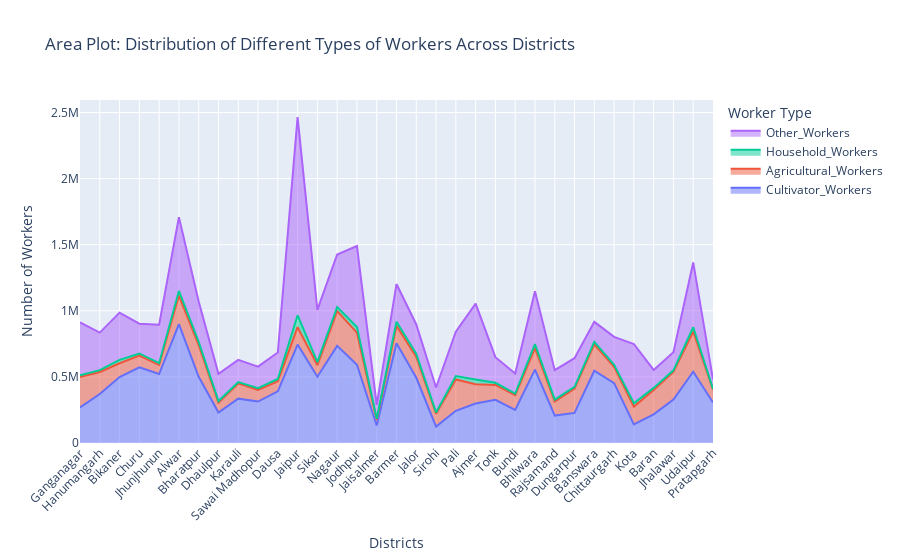

The notebook cell this image was saved under:
### Markdown cell above
#### 3.8 Area Plot

### Code cell
# Prepare the data by summing up the different types of workers
workers_data = df[
    [
        "District name",
        "Cultivator_Workers",
        "Agricultural_Workers",
        "Household_Workers",
        "Other_Workers",
    ]
]

# Create the area plot
fig = go.Figure()

# Add traces for each type of worker
for worker_type in [
    "Cultivator_Workers",
    "Agricultural_Workers",
    "Household_Workers",
    "Other_Workers",
]:
    fig.add_trace(
        go.Scatter(
            x=workers_data["District name"],
            y=workers_data[worker_type],
            mode="lines",
            stackgroup="one",
            name=worker_type,
        )
    )

# Update the layout
fig.update_layout(
    title="Area Plot: Distribution of Different Types of Workers Across Districts",
    xaxis_title="Districts",
    yaxis_title="Number of Workers",
    legend_title="Worker Type",
    xaxis_tickangle=-45,  # Rotate x-axis labels for better readability
)

# Show the plot
fig.show()

### Figure 1 — Plotly figure (JSON) as saved in the notebook; plotly's stock layout.template omitted (floating-point values rounded to 4 significant figures)
{"data": [{"mode": "lines", "name": "Cultivator_Workers", "stackgroup": "one", "type": "scatter", "x": ["Ganganagar", "Hanumangarh", "Bikaner", "Churu", "Jhunjhunun", "Alwar", "Bharatpur", "Dhaulpur", "Karauli", "Sawai Madhopur", "Dausa", "Jaipur", "Sikar", "Nagaur", "Jodhpur", "Jaisalmer", "Barmer", "Jalor", "Sirohi", "Pali", "Ajmer", "Tonk", "Bundi", "Bhilwara", "Rajsamand", "Dungarpur", "Banswara", "Chittaurgarh", "Kota", "Baran", "Jhalawar", "Udaipur", "Pratapgarh"], "y": [268297, 370452, 499223, 572644, 521692, 898891, 500994, 229936, 335302, 313358, 390960, 744374, 501311, 734614, 592370, 132466, 754260, 493355, 124080, 243491, 298856, 326083, 250453, 555168, 207582, 227849, 546569, 453201, 140262, 216538, 328714, 539106, 306419]}, {"mode": "lines", "name": "Agricultural_Workers", "stackgroup": "one", "type": "scatter", "x": ["Ganganagar", "Hanumangarh", "Bikaner", "Churu", "Jhunjhunun", "Alwar", "Bharatpur", "Dhaulpur", "Karauli", "Sawai Madhopur", "Dausa", "Jaipur", "Sikar", "Nagaur", "Jodhpur", "Jaisalmer", "Barmer", "Jalor", "Sirohi", "Pali", "Ajmer", "Tonk", "Bundi", "Bhilwara", "Rajsamand", "Dungarpur", "Banswara", "Chittaurgarh", "Kota", "Baran", "Jhalawar", "Udaipur", "Pratapgarh"], "y": [230438, 166833, 103833, 87983, 68878, 216772, 238894, 74342, 115367, 88804, 76277, 131523, 87889, 263401, 242017, 43872, 132696, 158013, 97823, 237280, 145523, 113426, 111388, 163052, 106587, 184330, 199370, 123469, 134992, 185037, 209772, 302968, 96815]}, {"mode": "lines", "name": "Household_Workers", "stackgroup": "one", "type": "scatter", "x": ["Ganganagar", "Hanumangarh", "Bikaner", "Churu", "Jhunjhunun", "Alwar", "Bharatpur", "Dhaulpur", "Karauli", "Sawai Madhopur", "Dausa", "Jaipur", "Sikar", "Nagaur", "Jodhpur", "Jaisalmer", "Barmer", "Jalor", "Sirohi", "Pali", "Ajmer", "Tonk", "Bundi", "Bhilwara", "Rajsamand", "Dungarpur", "Banswara", "Chittaurgarh", "Kota", "Baran", "Jhalawar", "Udaipur", "Pratapgarh"], "y": [13790, 13839, 26244, 16594, 13472, 34562, 25068, 12721, 9521, 12070, 17185, 91011, 22776, 29647, 42412, 6835, 30565, 21867, 9443, 26119, 35602, 16004, 11172, 30149, 13505, 12514, 19818, 15435, 25125, 15258, 11199, 33535, 5516]}, {"mode": "lines", "name": "Other_Workers", "stackgroup": "one", "type": "scatter", "x": ["Ganganagar", "Hanumangarh", "Bikaner", "Churu", "Jhunjhunun", "Alwar", "Bharatpur", "Dhaulpur", "Karauli", "Sawai Madhopur", "Dausa", "Jaipur", "Sikar", "Nagaur", "Jodhpur", "Jaisalmer", "Barmer", "Jalor", "Sirohi", "Pali", "Ajmer", "Tonk", "Bundi", "Bhilwara", "Rajsamand", "Dungarpur", "Banswara", "Chittaurgarh", "Kota", "Baran", "Jhalawar", "Udaipur", "Pratapgarh"], "y": [400147, 284136, 356908, 225608, 290607, 558317, 306198, 206213, 168536, 163836, 200073, 1497985, 394528, 398220, 612942, 105730, 284961, 223409, 188483, 335437, 573741, 193648, 153078, 399796, 223157, 216822, 150817, 210650, 448432, 135750, 136265, 490174, 72544]}], "layout": {"legend": {"title": {"text": "Worker Type"}}, "title": {"text": "Area Plot: Distribution of Different Types of Workers Across Districts"}, "xaxis": {"tickangle": -45, "title": {"text": "Districts"}}, "yaxis": {"title": {"text": "Number of Workers"}}}}
